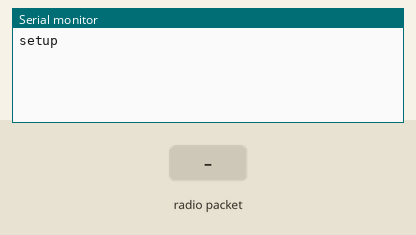
A sketch run on a simulated Arduino Uno, built with avr-gcc and run on an emulated ATmega328P. Parts: the last lines printed to the serial monitor. The inputs (shaded band) are chosen by the test bench. No radio packets arrive unless stated.

Above: at 2.2 s.
2.3 s: radio packet "1" arrives
At 3.3 s:
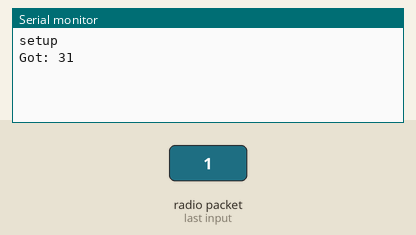
3.8 s: radio packet "0" arrives
At 4.4 s:
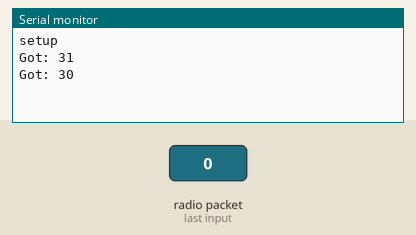
5.3 s: radio packet "2" arrives
At 6.8 s:
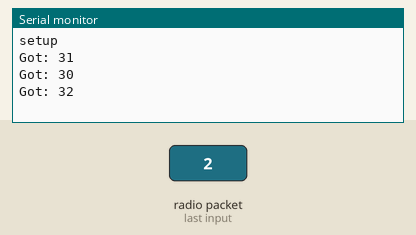

Measured:
- after the input at 2.3 s, the serial monitor: prints a new line at once (image 1)
- after the input at 3.8 s, the serial monitor: prints a new line at once (image 2)
- after the input at 5.3 s, the serial monitor: prints a new line at once (image 3)

The sketch:

receiver_uno_06_11_2015_1.ino.ino
```cpp
// (licence header left out)
#include <VirtualWire.h>

//const int led_pin = 13;
//const int transmit_pin = 12;
const int receive_pin = 12;
const int power_pin = 11;
//const int transmit_en_pin = 3;

void setup()
{
    delay(1000);
    Serial.begin(9600);	// Debugging only
    Serial.println("setup");

    // Initialise the IO and ISR
   // vw_set_tx_pin(transmit_pin);
    vw_set_rx_pin(receive_pin);
   // vw_set_ptt_pin(transmit_en_pin);
    vw_set_ptt_inverted(true); // Required for DR3100
    vw_setup(2000);	 // Bits per sec

    vw_rx_start();       // Start the receiver PLL running

   pinMode(power_pin, OUTPUT);
   digitalWrite(power_pin, HIGH);
}

void loop()
{
    uint8_t buf[VW_MAX_MESSAGE_LEN];
    uint8_t buflen = VW_MAX_MESSAGE_LEN;

    if (vw_get_message(buf, &buflen)) // Non-blocking
    {
	int i;

     //   digitalWrite(led_pin, HIGH); // Flash a light to show received good message
	// Message with a good checksum received, dump it.
	Serial.print("Got: ");

	for (i = 0; i < buflen; i++)
	{
	    Serial.print(buf[i], HEX);
	    Serial.print(' ');
	}
	Serial.println();
     //   digitalWrite(led_pin, LOW);
    }
}
```
